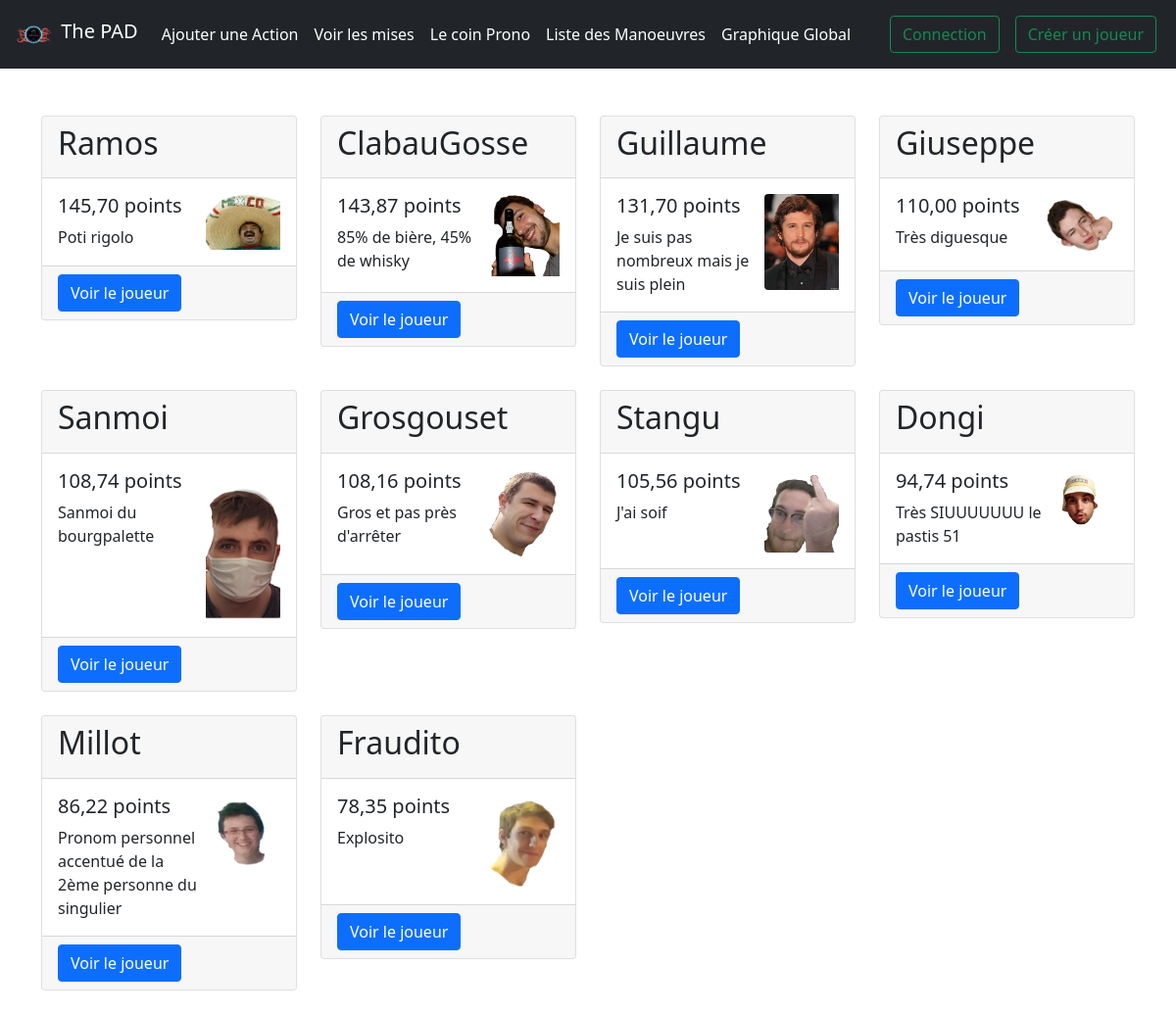
The page / on the database its author committed.
### game/models.py (models this page shows, shortened)
class Player(models.Model):
    photo = models.ImageField(upload_to='photo_de_profile/', null=True, blank=True)
    description = models.CharField(max_length=75, null=True, blank=True)
    user = models.OneToOneField(User, on_delete=models.CASCADE)
    def get_total_point(self) :
        return sum([action.point for action in self.action_set.all()])
    def getJSON(self) :
        player_dict = {'name' : self.user.username,
                       'total_point' : self.get_total_point(),
                       'creation_date' : self.user.date_joined,
                       'actions' : []}
        tot = 0
        for action in self.action_set.all() :
            tot += action.point
            player_dict['actions'].append({'date_action' : action.act_date, 'score' : action.point, 'tot_score' : tot})
        return dumps(player_dict, default=json_serial)

class Action(models.Model):
    player = models.ForeignKey(Player, on_delete=models.CASCADE)
    point = models.DecimalField(max_digits=12, decimal_places=2)
    act_date = models.DateTimeField('action date', default=timezone.now)
    description = models.TextField(null= True)

### game/views.py (the view)
# urls.py: path('', views.index, name="index"),
def index(request) :
    player_list = Player.objects.annotate(total_points=Sum('action__point')).order_by('-total_points')
    json_player_list = get_proper_JSON_from_player_list(player_list)
    return render(request, 'game/index.html', {'player_list' : player_list, 'json_player_list' : json_player_list})

### game/models.py (called while the page is built)
def json_serial(obj):
    if isinstance(obj, (datetime, date)):
        return obj.isoformat()
    if isinstance(obj, Decimal) :
        return str(obj)
    raise TypeError ("Type %s not serializable" % type(obj))

### game/views.py (called while the page is built)
def json_serial(obj):
    if isinstance(obj, (datetime, date)):
        return obj.isoformat()
    raise TypeError ("Type %s not serializable" % type(obj))

### game/templates/game/index.html
{% extends 'game/base.html' %}
{% block content %}
  {% if player_list %}
  <div class="row">
    {% for player in player_list %}
      <div class="col mb-4 col-12 col-md-6 col-lg-3">
        <div class="card card-hover">
          <div class="card-header">
            <h2 class="card-title">{{ player.user.username }}</h2>
          </div>
          <div class="card-body">
            <div class="row g-0">
              <div class="col-md-8">
                <h5 class="card-text">{{ player.get_total_point }} points</h5>
                <p class="card-text">{{ player.description }}</p>
              </div>
              {% if player.photo %}
              <div class="col-md-4">
                <img class="img-fluid rounded-start" src="{{ player.photo.url }}" alt="Photo de profil">
              </div>
              {% endif %}
            </div>
          </div>
          <div class="card-footer">
            <a href="{% url 'game:detail' player.id %}" class="btn btn-primary">Voir le joueur</a>
          </div>
        </div>
      </div>
    {% endfor %}
  </div>
  {% else %}
      <h3>No player are available.</h3>
  {% endif %}
{% endblock %}

### rows shown on the page
Player: user.username "Ramos", get_total_point "145,70", description "Poti rigolo", photo (picture)
Player: user.username "ClabauGosse", get_total_point "143,87", description "85% de bière, 45% de whisky", photo (picture)
Player: user.username "Guillaume", get_total_point "131,70", description "Je suis pas nombreux mais je suis plein", photo (picture)
Player: user.username "Giuseppe", get_total_point "110,00", description "Très diguesque", photo (picture)
Player: user.username "Sanmoi", get_total_point "108,74", description "Sanmoi du bourgpalette", photo (picture)
Player: user.username "Grosgouset", get_total_point "108,16", description "Gros et pas près d'arrêter", photo (picture)
Player: user.username "Stangu", get_total_point "105,56", description "J'ai soif", photo (picture)
Player: user.username "Dongi", get_total_point "94,74", description "Très SIUUUUUUU le pastis 51", photo (picture)
Player: user.username "Millot", get_total_point "86,22", description "Pronom personnel accentué de la 2ème personne du singulier", photo (picture)
Player: user.username "Fraudito", get_total_point "78,35", description "Explosito", photo (picture)
